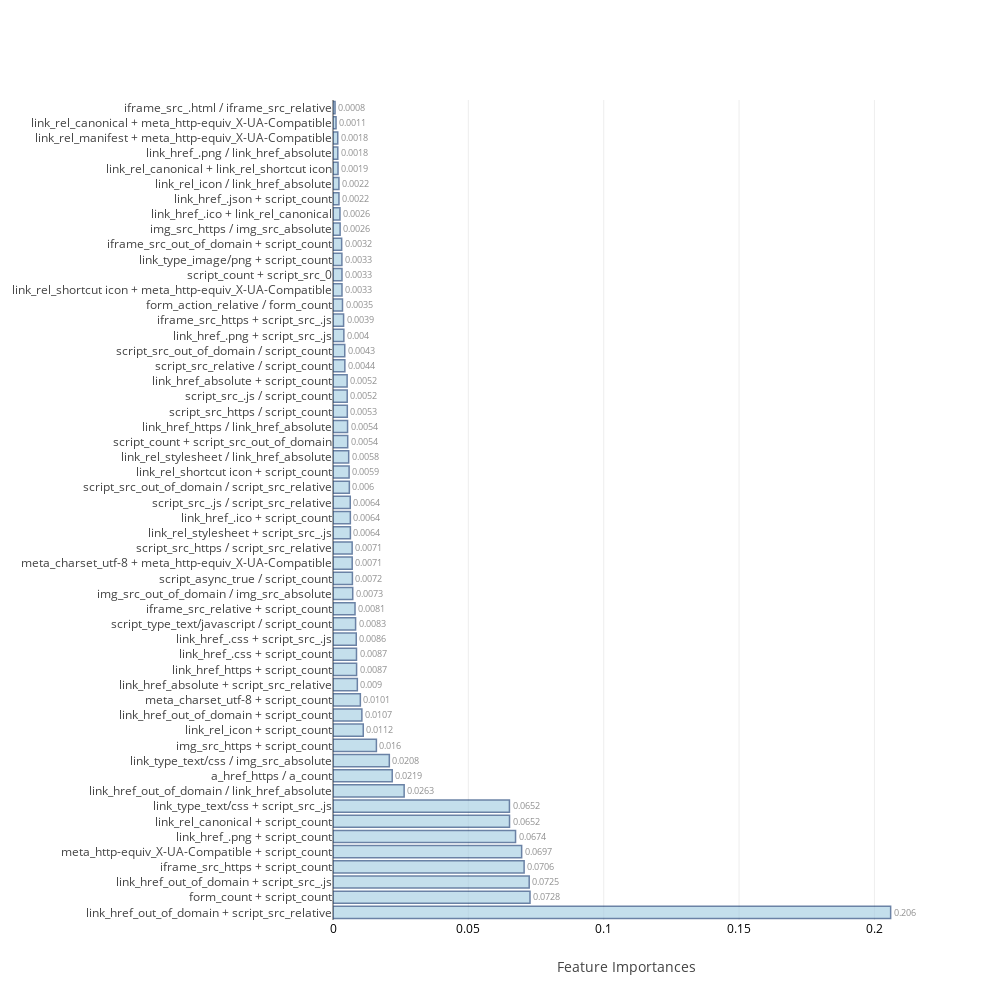

The cell this chart's notebook holds for it:
### Code cell
feat_imp=[None]*4
j=0
for i in range(0,8):
    if i>=2 and i<=5:
        model,cm_train,cm_test,acc_train,acc_test,roc_auc,feat_imp[j]=f[i](X_train,Y_train,X_test,Y_test,feature_name)
        j=j+1
    else:
        model,cm_train,cm_test,acc_train,acc_test,roc_auc=f[i](X_train,Y_train,X_test,Y_test)
    table_80_60_train.loc[i]=   ([acc_train,cm_train.TP,cm_train.TN,cm_train.FP,cm_train.FN,cm_train.FPR,cm_train.FNR])
    table_80_60_test.loc[i] =   ([acc_test ,cm_test.TP, cm_test.TN, cm_test.FP, cm_test.FN, cm_test.FPR, cm_test.FNR,roc_auc])
    print("\n")

### Figure 1 — Plotly figure (JSON) as saved in the notebook; plotly's stock layout.template omitted (floating-point values rounded to 4 significant figures)
{"data": [{"marker": {"color": "rgb(158,202,225)", "line": {"color": "rgb(8,48,107)", "width": 1.5}}, "opacity": 0.6, "orientation": "h", "text": [0.206, 0.0728, 0.0725, 0.0706, 0.0697, 0.0674, 0.0652, 0.0652, 0.0263, 0.0219, 0.0208, 0.016, 0.0112, 0.0107, 0.0101, 0.009, 0.0087, 0.0087, 0.0086, 0.0083, 0.0081, 0.0073, 0.0072, 0.0071, 0.0071, 0.0064, 0.0064, 0.0064, 0.006, 0.0059, 0.0058, 0.0054, 0.0054, 0.0053, 0.0052, 0.0052, 0.0044, 0.0043, 0.004, 0.0039, 0.0035, 0.0033, 0.0033, 0.0033, 0.0032, 0.0026, 0.0026, 0.0022, 0.0022, 0.0019, 0.0018, 0.0018, 0.0011, 0.0008], "textposition": "outside", "type": "bar", "uid": "bde588fb-5976-4ad1-af8d-1e3f7764ca33", "x": [0.206, 0.07277, 0.07247, 0.0706, 0.06968, 0.06743, 0.0652, 0.06517, 0.02628, 0.02188, 0.0208, 0.01603, 0.01118, 0.01066, 0.0101, 0.008989, 0.008713, 0.008676, 0.00859, 0.008345, 0.008135, 0.007285, 0.007165, 0.007092, 0.007079, 0.006428, 0.006403, 0.006375, 0.00603, 0.00595, 0.005797, 0.005434, 0.005382, 0.005287, 0.005247, 0.005221, 0.004376, 0.004342, 0.004007, 0.003913, 0.003501, 0.003321, 0.003315, 0.003289, 0.0032, 0.002635, 0.002577, 0.002198, 0.002187, 0.001859, 0.001775, 0.001753, 0.001124, 0.000755], "y": ["link_href_out_of_domain + script_src_relative", "form_count + script_count", "link_href_out_of_domain + script_src_.js", "iframe_src_https + script_count", "meta_http-equiv_X-UA-Compatible + script_count", "link_href_.png + script_count", "link_rel_canonical + script_count", "link_type_text/css + script_src_.js", "link_href_out_of_domain / link_href_absolute", "a_href_https / a_count", "link_type_text/css / img_src_absolute", "img_src_https + script_count", "link_rel_icon + script_count", "link_href_out_of_domain + script_count", "meta_charset_utf-8 + script_count", "link_href_absolute + script_src_relative", "link_href_https + script_count", "link_href_.css + script_count", "link_href_.css + script_src_.js", "script_type_text/javascript / script_count", "iframe_src_relative + script_count", "img_src_out_of_domain / img_src_absolute", "script_async_true / script_count", "meta_charset_utf-8 + meta_http-equiv_X-UA-Compatible", "script_src_https / script_src_relative", "link_rel_stylesheet + script_src_.js", "link_href_.ico + script_count", "script_src_.js / script_src_relative", "script_src_out_of_domain / script_src_relative", "link_rel_shortcut icon + script_count", "link_rel_stylesheet / link_href_absolute", "script_count + script_src_out_of_domain", "link_href_https / link_href_absolute", "script_src_https / script_count", "script_src_.js / script_count", "link_href_absolute + script_count", "script_src_relative / script_count", "script_src_out_of_domain / script_count", "link_href_.png + script_src_.js", "iframe_src_https + script_src_.js", "form_action_relative / form_count", "link_rel_shortcut icon + meta_http-equiv_X-UA-Compatible", "script_count + script_src_0", "link_type_image/png + script_count", "iframe_src_out_of_domain + script_count", "img_src_https / img_src_absolute", "link_href_.ico + link_rel_canonical", "link_href_.json + script_count", "link_rel_icon / link_href_absolute", "link_rel_canonical + link_rel_shortcut icon", "link_href_.png / link_href_absolute", "link_rel_manifest + meta_http-equiv_X-UA-Compatible", "link_rel_canonical + meta_http-equiv_X-UA-Compatible", "iframe_src_.html / iframe_src_relative"]}], "layout": {"autosize": false, "height": 1000, "width": 1000, "xaxis": {"tickfont": {"color": "black", "size": 12}, "title": "Feature Importances"}, "yaxis": {"automargin": true}}}
